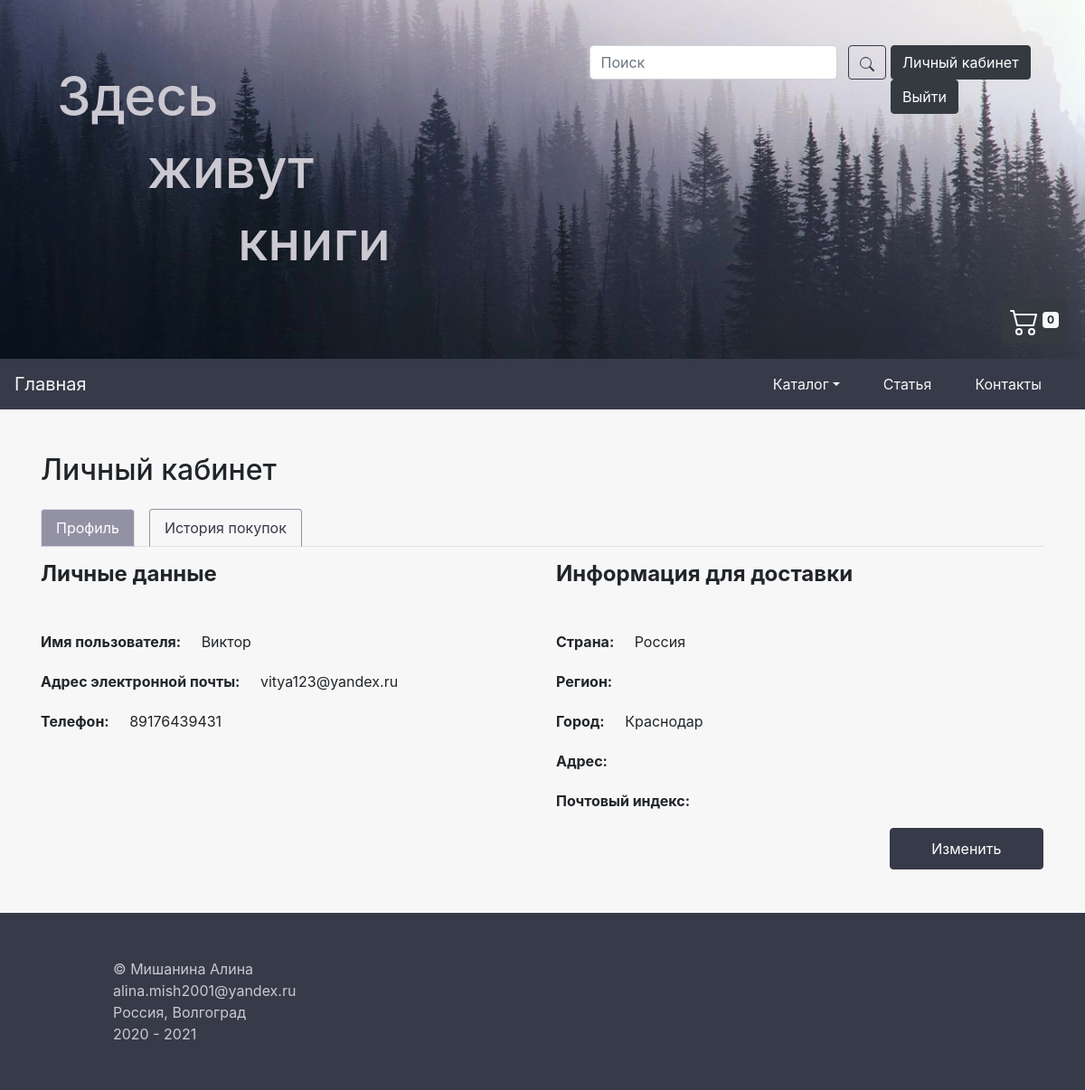
/lk_main.php (signed in), run on the app's committed database.
### tables this page shows
CREATE TABLE `users` (
  `user_id` int(10) UNSIGNED NOT NULL,
  `user_login` text NOT NULL,
  `user_password` text NOT NULL,
  `user_name` text NOT NULL,
  `user_telephone` text NOT NULL,
  `user_country` text NOT NULL,
  `user_region` text NOT NULL,
  `user_city` text NOT NULL,
  `user_address` text NOT NULL,
  `user_postal_code` int(6) DEFAULT NULL
);

### lk_main.php (the view)
<?php
	require "header.php";
?>
<div class="container">
		<h2 class="mt-5">Личный кабинет</h2>
		<ul class="nav nav-tabs mt-4">
			<li class="nav-item">
				<a class="nav-link active" href="lk_main.php">Профиль</a>
			</li>
			<li class="nav-item">
				<a class="nav-link lk" href="lk_shop_hist.php">История покупок</a>
			</li>
		</ul>
		<div class="row mt-3 ">
			<?php
				$_id = mysqli_real_escape_string($link,$_SESSION['id']);
				if($link){
					$query = mysqli_query($link,"SELECT * FROM users WHERE user_id='$_id'");
					$data = mysqli_fetch_assoc($query);
				}
				else {
					echo 'Error';
				}
			?>
			<div class="col">
				<h4 class="font-weight-bold mb-5">Личные данные</h4>
				<div class="input-group mb-1">
					<p><b>Имя пользователя: </b></p><p>&#160;&#160;&#160;&#160; <?php echo $data['user_name'];?></p>
				</div>
				<div class="input-group mb-1">
					<p><b>Адрес электронной почты: </b></p><p>&#160;&#160;&#160;&#160; <?php echo $data['user_login'];?></p>
				</div>
				<div class="input-group mb-1">
					<p><b>Телефон: </b></p><p>&#160;&#160;&#160;&#160; <?php echo $data['user_telephone'];?></p>
				</div>
			</div>
			<div class="col">
				<h4 class="font-weight-bold mb-5">Информация для доставки</h4>
				<div class="input-group mb-1">
					<p><b>Страна: </b></p><p>&#160;&#160;&#160;&#160; <?php echo $data['user_country'];?></p>
				</div>
					<div class="input-group mb-1">
						<p><b>Регион: </b></p><p>&#160;&#160;&#160;&#160; <?php echo $data['user_region'];?></p>
					</div>
					<div class="input-group mb-1">
						<p><b>Город: </b></p><p>&#160;&#160;&#160;&#160; <?php echo $data['user_city'];?></p>
					</div>
				<div class="input-group mb-1">
					<p><b>Адрес: </b></p><p>&#160;&#160;&#160;&#160; <?php echo $data['user_address'];?></p>
				</div>
				<div class="input-group mb-5">
					<p><b>Почтовый индекс: </b></p><p>&#160;&#160;&#160;&#160; <?php echo $data['user_postal_code'];?></p>
				</div>
			</div>
		</div>
		<div class="mt-1">
			<button type="submit" class="btn btn-primary save mt-5">Изменить</button>
		</div>
	</div>
<?php
	require "footer.php";
?>

### style1.css (style rules this page uses)
body { background-color: #f7f7f7; }
.btn-primary { color: #fff; background-color: #373A49; border-color: #007bff; }
.nav-link , .navbar-brand { color: #f4f4f4; cursor: pointer; }
.nav-link { color: #f7f7f7; margin-right: 1em !important; }
.lk { border-color: #fff; color: #373A49; }
.nav-tabs .nav-link { border-color: #9391A4 #9391A4 #dee2e6; }
.nav-tabs .nav-link.active, .nav-tabs .nav-item.show .nav-link { background-color: #9391A4; color: #fff; border-color: #dee2e6 #dee2e6 #CBC8D1; }
.btn-primary { color: #fff; background-color: #373A49; border-color: #373A49; padding-left: 4%; padding-right: 4%; padding-top: 10px; padding-bottom: 10px; }
.container { position: relative; }
.save { position: absolute; bottom: 0px; right: 16px; }

### data on the page
users: user_name "Виктор", user_login "vitya123@yandex.ru", user_telephone "89176439431", user_country "Россия", user_city "Краснодар"
